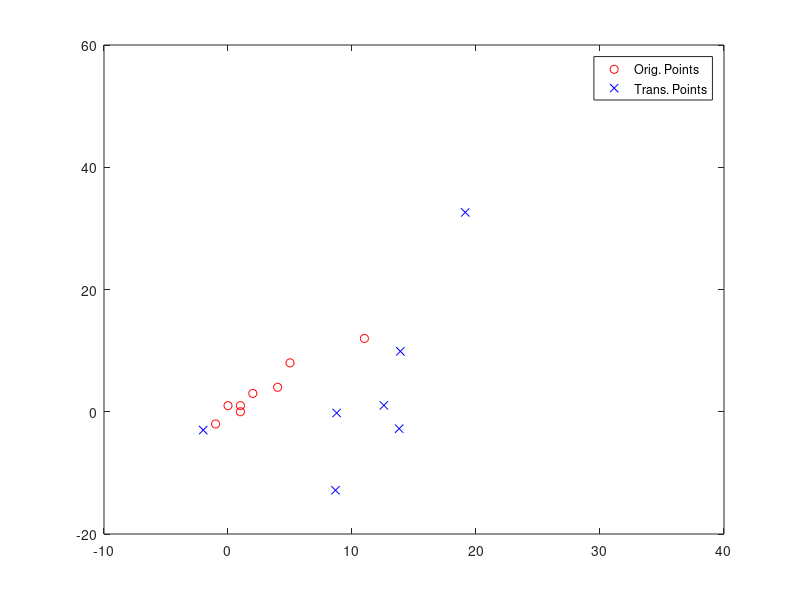

The MATLAB source for this figure: (Note: this script raises an error after producing the figure.)
function test_compute_correspondences()
%TEST_COMPUTE_CORRESPONDENCES Summary of this function goes here
%   Detailed explanation goes here
A = [[0 1];
     [1 0];
     [1 1];
     [-1 -2]
     [5 8];
     [11 12];
     [2 3]];
 
theta_opt = pi/10;
scale_opt = 4.0;
tx_opt = 10;
ty_opt = -4;

T_opt = [[scale_opt*cos(theta_opt) -scale_opt*sin(theta_opt) tx_opt];
         [scale_opt*sin(theta_opt) scale_opt*cos(theta_opt) ty_opt];
         [0 0 1]];
     
B = zeros([size(A, 1), 2]);
for i=1:size(A, 1)
    pt = A(i, :);
    pt_trans = T_opt * [pt 1]';
    B(i, :) = pt_trans(1:2);
end

% Add outlier to A, B
A = [A; [4 4]];
B = [B; [-2 -3]];

figure;
subplot(1, 1, 1);
plot(A(:, 1), A(:, 2), 'ro'); hold on;
plot(B(:, 1), B(:, 2), 'bx');
legend('Orig. Points', 'Trans. Points');

% T transforms A to B
[M1, M2, T, err] = compute_corr_simple(B, A);
theta = atan(T(2,1)/T(1,1));
scale = T(1,1) / cos(theta);
tx = T(1,3);
ty = T(2,3);

title(sprintf('Expect: theta=%.4f scale=%.4f tx=%.2f ty=%.2f\nGot: theta=%.4f scale=%.4f tx=%.2f ty=%.2f', ...
              theta_opt, scale_opt, tx_opt, ty_opt, theta, scale, tx, ty));
disp(sprintf('Expect: theta=%.4f scale=%.4f tx=%.2f ty=%.2f\nGot: theta=%.4f scale=%.4f tx=%.2f ty=%.2f', ...
              theta_opt, scale_opt, tx_opt, ty_opt, theta, scale, tx, ty));
          
B_out = zeros(size(B));
for i=1:size(A, 1)
    pt = [A(i, :) 1];
    pt_trans = T * pt';
    B_out(i, :) = pt_trans(1:2);
end

my_err = norm(sum(B - B_out), 2);
disp(sprintf('Total Error: %.4f', my_err));
    
M1
end

